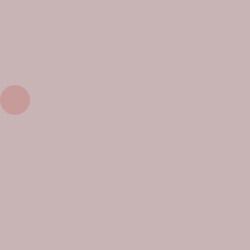
Frame 1 (no input)
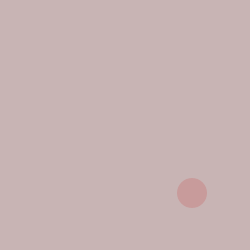
Frame 60 (the mouse pressed at the canvas centre just before this capture)
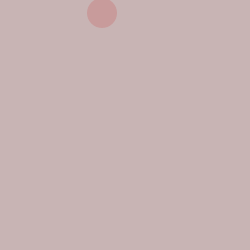
Frame 120 (the mouse held since frame 60 and released just before this capture)

The Processing sketch that drew these frames (run headless with seeded random() and noise(); from frame 60 on, the mouse is pressed at the canvas centre):

// Processing sketch: processing_66229
// ── processing_66229.pde

int ballX = 15;
int ballY = 100;
int xVelocity =3;
int yVelocity =3;


void setup() {
  size(250,250);
  background(200,180,180);
  smooth();
}

void draw() {
  background(200, 180, 180);
  noStroke();
  fill(200, 100, 100, 80);
  ellipse(ballX, ballY, 30, 30);
  
  ballX += xVelocity;
  ballY += yVelocity;

  
  if (ballX >= 235 || ballX <= 15){
   xVelocity *= -1;
  }
  
  if (ballY >= 235 || ballY <= 15){
   yVelocity *= -1;
    
  }  
   

}
